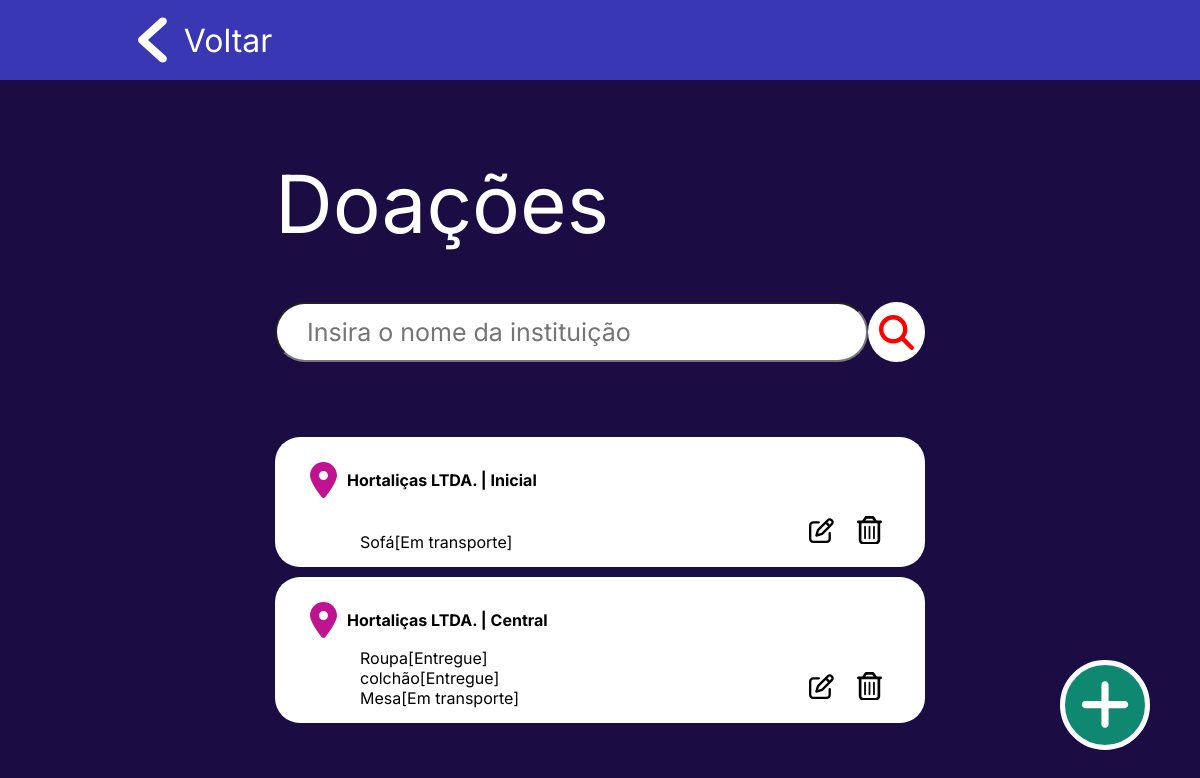
The app's page /donation_screen.php?instituicao=Hortaliças LTDA. (signed in) with its own data.
### tables this page shows
create table TBDoacao(
    idDoador int,
    idDoacao int,
	idCentro int,
    idTransportador int,
    qtde int not null,
	altura decimal(4,1),
	largura decimal(4, 1),
	comprimento decimal(4, 1),
	peso decimal(7,2),
    dataHoraDoadorEntregou datetime,
    dataHoraTranspRecebeu datetime,
    dataHoraTranspEntregaCentro datetime,
    dataHoraCentroRecebeu datetime,
	transporte boolean not null,

	primary key(idDoador, idDoacao, idCentro),
    foreign key(idDoador) references TBDoador(idDoador),
	foreign key(idDoacao) references TBItemDoacao(id),
	foreign key(idCentro) references TBCentroCaptacao(id),
    foreign key(idTransportador) references TBTransportador(idTransportador)
);

create table TBItemDoacao(
	id int primary key,
	tipo varchar(30) not null
);

### donation_screen.php (the view, shortened to what this page needs)
<html>
    <head>
        <link rel="stylesheet" href="./assets/loginv2.css">
        <link rel="stylesheet" href="./assets/don.css">
        <link rel="stylesheet" href="./assets/styles/header.css">
    </head>
    <body>
        <header>
            <a id="voltar"href="index.php">
                <img src="./assets/imgs/voltar.svg" alt="Voltar">
                <h1>Voltar</h1>
            </a>
        </header>
        <section>
            <h2>Doações</h2>
            <form id='form-search' name='search' action='' method='get'>
                <input id='barra-pesquisa' name='instituicao' placeholder='Insira o nome da instituição' autocomplete='off' type='searchbar'>
                <button id='btn-search' type='submit' value='' aria-label='Pesquisar'></button>
            </form>
        </section>
        <a id='add-new-donation' href="./new_donation.html">
            <svg xmlns="http://www.w3.org/2000/svg" viewBox="0 0 448 512"><path d="M256 80c0-17.7-14.3-32-32-32s-32 14.3-32 32V224H48c-17.7 0-32 14.3-32 32s14.3 32 32 32H192V432c0 17.7 14.3 32 32 32s32-14.3 32-32V288H400c17.7 0 32-14.3 32-32s-14.3-32-32-32H256V80z"/></svg>
        </a>
    </body>
</html>
<?php
    include('conn.php');
    $instituicao = isset($_GET['instituicao'])? $_GET['instituicao'] : "";
    $sqlPes= "SELECT
                DISTINCT I.razaoSocial,
                D.idCentro,
                CC.nome
              FROM
                TBDoacao D
                INNER JOIN TBCentrocaptacao CC
                    ON D.idCentro = CC.id
                INNER JOIN TBInstituicao I
                    ON CC.idInstituicao = I.idInstituicao
              WHERE
                    D.idDoador = ".$_SESSION['idUsuario'].
              "     AND
                    I.razaoSocial LIKE '".$instituicao."%'";
    $resultPes = $conn->query($sqlPes);
    if($resultPes->num_rows > 0){
        echo "<section id='don-list'>";
        while($row = $resultPes->fetch_assoc()){
            $sqlPesitens= "SELECT
                                I.tipo,
                                D.idDoacao,
                                D.idCentro,
                                I.id,
                                D.dataHoraCentroRecebeu
                            FROM
                                TBDoacao D
                                INNER JOIN
                                TBItemDoacao I
                                ON D.idDoacao=I.id
                            WHERE
                                D.idDoador = ".$_SESSION['idUsuario'];
           $resultPesitens = $conn->query($sqlPesitens);
            echo "
            <div class='donation-info-item'>
                <div id='donation-info-local-group'>
                    <img src='./assets/imgs/local.svg' alt='Ícone de local'>
                    <h4>".$row['razaoSocial']." | ".$row['nome']."</h4>
                </div>
                <div id='donation-info-items-group'>
                    <ul>";
                    while($rowli = $resultPesitens->fetch_assoc()){
                        if($rowli ['idCentro']== $row['idCentro']){
                            if(is_null($rowli ['dataHoraCentroRecebeu']) ){
                                $status= "Em transporte";
                            }
                            else{
                                $status="Entregue";
                            }
                            echo "<li>".$rowli['tipo']."[".$status."]</br></li>";
                        }
                    }
            echo"
                    </ul>
                    <div id='donation-info-options-group'>
                        <a class='edit' href='#'><svg xmlns='http://www.w3.org/2000/svg' viewBox='0 0 512 512'><path d='M373.1 24.97C401.2-3.147 446.8-3.147 474.9 24.97L487 37.09C515.1 65.21 515.1 110.8 487 138.9L289.8 336.2C281.1 344.8 270.4 351.1 258.6 354.5L158.6 383.1C150.2 385.5 141.2 383.1 135 376.1C128.9 370.8 126.5 361.8 128.9 353.4L157.5 253.4C160.9 241.6 167.2 230.9 175.8 222.2L373.1 24.97zM440.1 58.91C431.6 49.54 416.4 49.54 407 58.91L377.9 88L424 134.1L453.1 104.1C462.5 95.6 462.5 80.4 453.1 71.03L440.1 58.91zM203.7 266.6L186.9 325.1L245.4 308.3C249.4 307.2 252.9 305.1 255.8 302.2L390.1 168L344 121.9L209.8 256.2C206.9 259.1 204.8 262.6 203.7 266.6zM200 64C213.3 64 224 74.75 224 88C224 101.3 213.3 112 200 112H88C65.91 112 48 129.9 48 152V424C48 446.1 65.91 464 88 464H360C382.1 464 400 446.1 400 424V312C400 298.7 410.7 288 424 288C437.3 288 448 298.7 448 312V424C448 472.6 408.6 512 360 512H88C39.4 512 0 472.6 0 424V152C0 103.4 39.4 64 88 64H200z'/></svg></a>
                        <a class='delete' href='#'><svg xmlns='http://www.w3.org/2000/svg' viewBox='0 0 448 512'><path d='M160 400C160 408.8 152.8 416 144 416C135.2 416 128 408.8 128 400V192C128 183.2 135.2 176 144 176C152.8 176 160 183.2 160 192V400zM240 400C240 408.8 232.8 416 224 416C215.2 416 208 408.8 208 400V192C208 183.2 215.2 176 224 176C232.8 176 240 183.2 240 192V400zM320 400C320 408.8 312.8 416 304 416C295.2 416 288 408.8 288 400V192C288 183.2 295.2 176 304 176C312.8 176 320 183.2 320 192V400zM317.5 24.94L354.2 80H424C437.3 80 448 90.75 448 104C448 117.3 437.3 128 424 128H416V432C416 476.2 380.2 512 336 512H112C67.82 512 32 476.2 32 432V128H24C10.75 128 0 117.3 0 104C0 90.75 10.75 80 24 80H93.82L130.5 24.94C140.9 9.357 158.4 0 177.1 0H270.9C289.6 0 307.1 9.358 317.5 24.94H317.5zM151.5 80H296.5L277.5 51.56C276 49.34 273.5 48 270.9 48H177.1C174.5 48 171.1 49.34 170.5 51.56L151.5 80zM80 432C80 449.7 94.33 464 112 464H336C353.7 464 368 449.7 368 432V128H80V432z'/></svg></a>
                    </div>
                </div>
            </div>
            ";
        }
        echo "</section>";
    } else {
        echo "<section><br><h3 id='not-found-message'>Nenhum resutado encontrado</h3></section>";
    }
?>

### assets/loginv2.css (style rules this page uses)
* { font-family: 'Inter', sans-serif; padding: 0px; margin: 0px; }

### assets/don.css (style rules this page uses)
* { font-family: 'Inter', 'Sans-serif'; font-weight: 400; padding: 0px 0px 0px 0px; margin: 0px 0px 0px 0px; }
body { background-color: var(--blue-1-color); }
section { margin: 75px 275px 75px 275px; }
h2 { color: white; font-size: 80px; }
#form-search { display: flex; align-items: center; margin: 50px 0px 75px 0px; justify-content: space-between; }
#barra-pesquisa { font-size: 25px; padding: 0px 0px 0px 30px; border-radius: 100px; height: 60px; width: 52vw; }
#btn-search { background-color: white; display: flex; align-items: center; justify-content: center; border: none; border-radius: 100%; width: 60px; height: 60px; cursor: pointer; }
#btn-search svg { height: 35px; fill: red; }
.donation-info-item { display: flex; flex-direction: column; background-color: white; margin-bottom: 10px; padding: 15px 0px 15px 25px; border-radius: 25px; max-height: 10em; overflow: hidden; }
#donation-info-local-group img { margin: 10px 10px 10px 10px ; }
#donation-info-local-group h4 { font-weight: bold; }
#donation-info-local-group { display: flex; align-items: center; width: fit-content; }
#donation-info-items-group { display: flex; align-items:flex-end; justify-content: space-between; padding: 0px 30px 0px 0px ; margin-left: 60px; }
#donation-info-items-group ul { width: 50%; max-height: 15vh; overflow: auto; }
#donation-info-options-group { display: flex; align-items:flex-end; justify-content: space-evenly; width: 100px; }
#donation-info-options-group a { display: flex; align-items: center; justify-content: center; width: 30px; height: 30px; padding: 5px; border: 2px solid transparent; border-radius: 100%; }
#donation-info-options-group a svg { width: 25px; }
#add-new-donation { display: flex; align-items: center; justify-content: center; position: fixed; bottom: 50px; right: 50px; background-color: var(--cian-2-color); width: 5em; height: 5em; border-radius: 100%; border: 5px solid white; }
#add-new-donation svg { fill: white; width: 3.125em; }

### assets/styles/header.css (style rules this page uses)
* { font-family: 'Inter', sans-serif; padding: 0px; margin: 0px; }
header { display: flex; flex-direction: row; height: 10vh; background-color: #3937B4; padding: 0px 125px 0px 125px; }
header h1 { font-weight: 400; }
#voltar { display: flex; flex-direction: row; justify-content: space-evenly; align-items: center; height: 100%; width: 10em; text-decoration: none; color: white; }
#voltar img { height: 75%; }

### assets/styles/colors.css (style rules this page uses)
:root { --header-color: #3937B4; --blue-1-color: #1B0C44; --blue-2-color: #0B1434; --cian-1-color: #13BFA0; --cian-2-color: #0f8872; }

### records on screen
tbdoacao: idDoacao.tipo "Sofá", dataHoraCentroRecebeu "Em transporte"
tbdoacao: idDoacao.tipo "Roupa", dataHoraCentroRecebeu "Entregue"
tbdoacao: idDoacao.tipo "colchão", dataHoraCentroRecebeu "Entregue"
tbdoacao: idDoacao.tipo "Mesa", dataHoraCentroRecebeu "Em transporte"

### other values on screen
$row['razaoSocial'] "Hortaliças LTDA."
$row['nome'] "Inicial"
$row['nome'] "Central"
